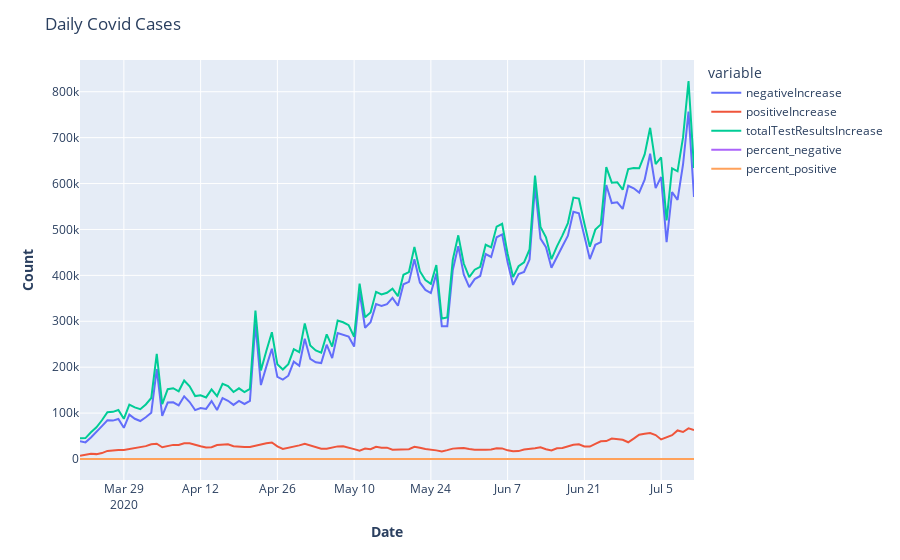

Notebook cell for this chart:
### Code cell
percent_positive = list(cases.percent_positive)
percent_negative = list(cases.percent_negative)
date = list(cases.date_new)

cases_melt = pd.melt(cases, id_vars=['date_new'], value_vars=['negativeIncrease'
                                                              ,'positiveIncrease'
                                                              ,'totalTestResultsIncrease'
                                                             ]
                    )

# Create figure with secondary y-axis
fig = make_subplots(specs=[[{"secondary_y": True}]])

fig = px.line(cases_melt, x='date_new', y='value', color='variable')

# Add traces
fig.add_trace(
    go.Scatter(x=date, y=percent_negative, name="percent_negative"),
    secondary_y=False,
)

fig.add_trace(
    go.Scatter(x=date, y=percent_positive, name="percent_positive"),
    secondary_y=False,
)

# Add figure title
fig.update_layout(
    title_text="Daily Covid Cases"
)

# Set x-axis title
fig.update_xaxes(title_text="<b>Date</b>")

# Set y-axes titles
fig.update_yaxes(title_text="<b>Count</b>", secondary_y=False)
# fig.update_yaxes(title_text="<b>secondary</b> Percent", secondary_y=True)

#update legend
# fig.update_layout(legend=dict(
#     orientation="v",
#     yanchor="bottom",
#     y=1.02,
#     xanchor="right",
#     x=1
# ))

fig.show()
